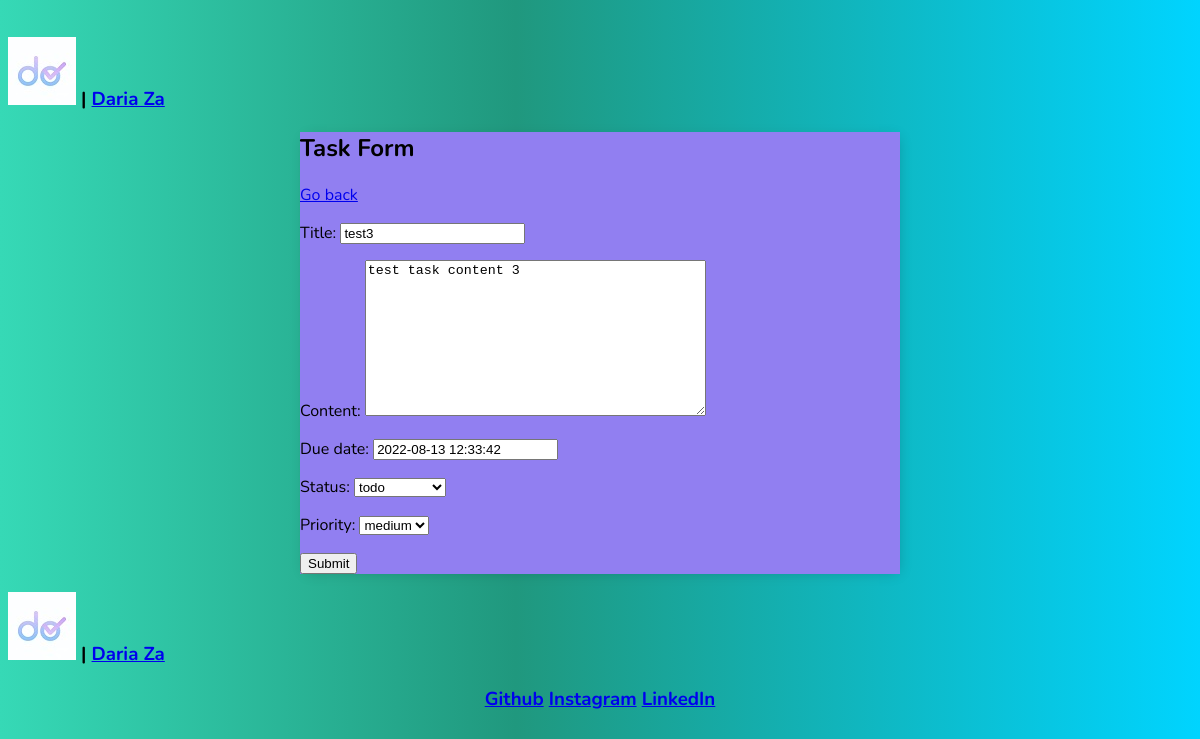
Page /task_update/4/ (signed in) on the earlier database version.
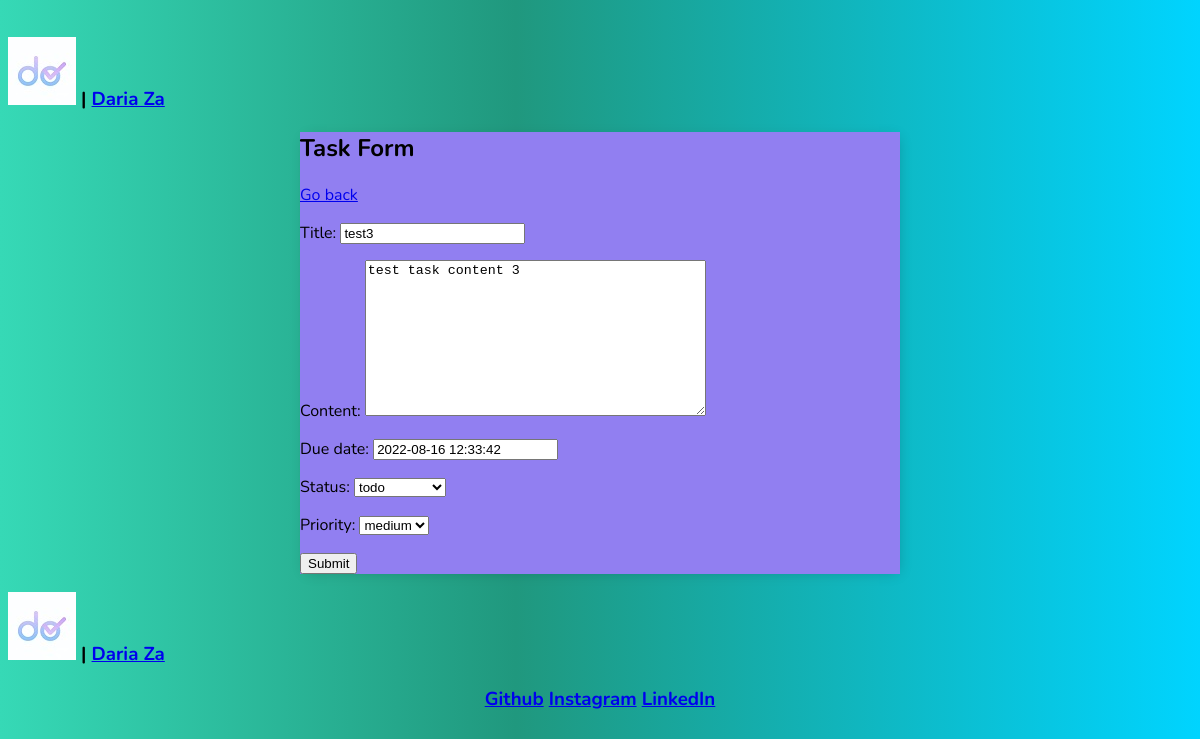
Same page on the later database version.
### task_application/models.py (models this page shows, shortened)
class Task(models.Model):
    user = models.ForeignKey(settings.AUTH_USER_MODEL, on_delete=models.CASCADE)
    title = models.CharField(max_length=200)
    content = models.TextField(blank=True)
    created = models.DateTimeField(default=timezone.now, blank=True, null=True)
    due_date = models.DateTimeField(default=timezone.now, blank=True, null=True)
    done_date = models.DateTimeField(blank=True, null=True)
    status = models.CharField(choices=CHOICE_STATUS, max_length=15, default='todo')
    priority = models.CharField(choices=CHOICE_PRIORITY, max_length=7, default='medium')
    importance = models.BooleanField(default=False)
    class Meta:
        verbose_name = 'Task'

### task_application/views.py (the view)
# urls.py: path('task_update/<int:pk>/', TaskUpdateView.as_view(), name='task_update'),
class TaskUpdateView(LoginRequiredMixin, UpdateView):
    model = Task
    form_class = TaskCreateForm
    success_url = reverse_lazy('tasks')
    def get_queryset(self):
        user = self.request.user
        return self.model.objects.filter(user_id=user.id)

### task_application/forms.py
class TaskCreateForm(forms.ModelForm):
    class Meta:
        model = Task
        fields = ['title', 'content', 'due_date', 'status', 'priority']

### task_application/templates/task_application/task_form.html (shortened to what this page needs)
<!DOCTYPE html>
<html lang="en">
<head>
{% extends 'task_application/base.html' %}
{% block content %}
</head>
<body>
<h2>Task Form</h2>
<a href="{% url 'tasks' %}"> Go back</a>
<form method="POST" action="">
        {{form.as_p}}
        <input type="submit" value="Submit">
</form>
</body>
</html>
{% endblock content %}

Differences in the rows shown:
changed Task "test3": due_date "2022-08-13 12:33:42" → "2022-08-16 12:33:42"
